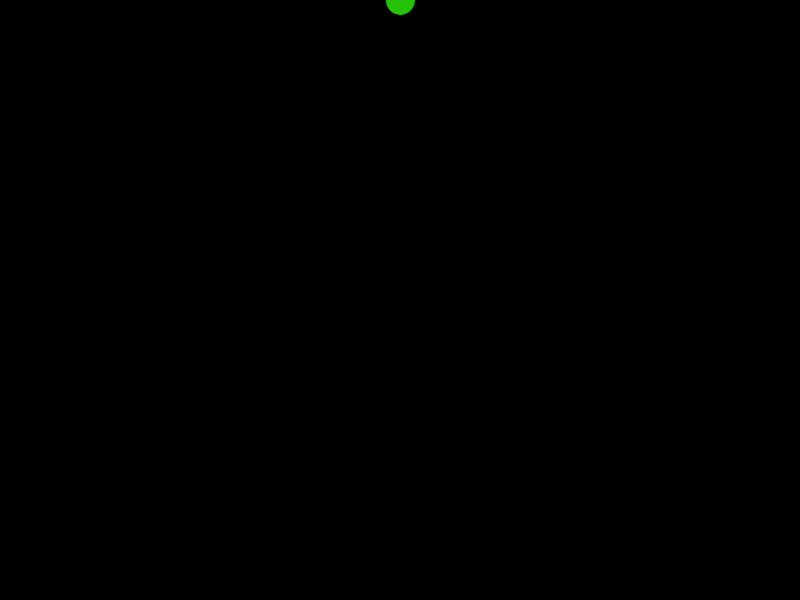
Frame 1 (no input)
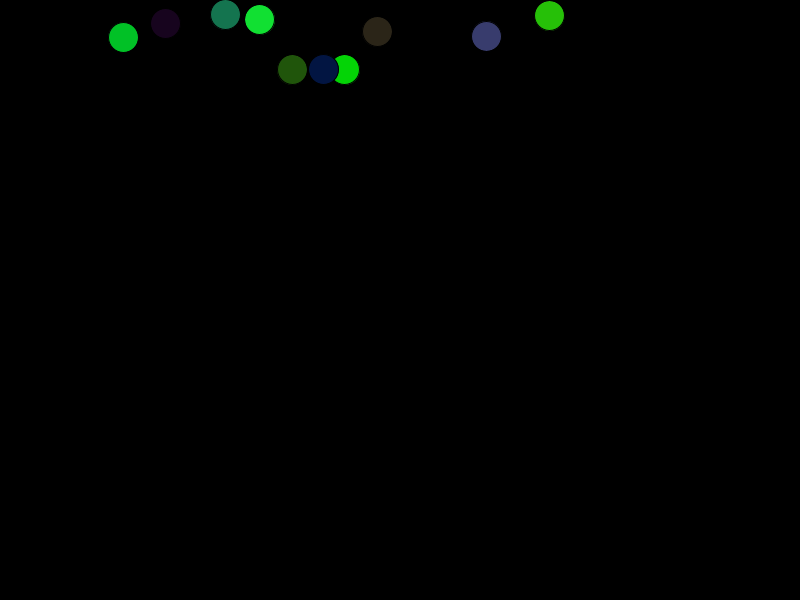
Frame 60 (the mouse pressed at the canvas centre just before this capture)
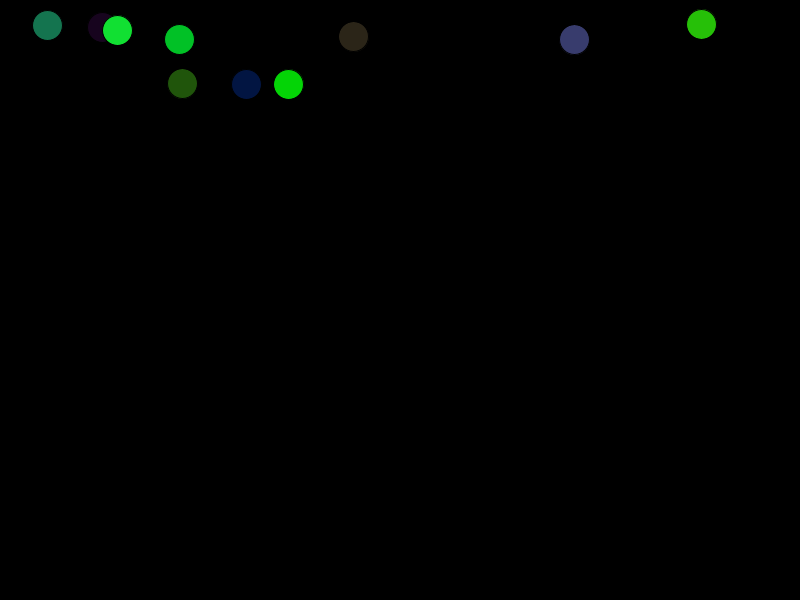
Frame 120 (the mouse held since frame 60 and released just before this capture)

The Processing sketch that drew these frames (run headless with seeded random() and noise(); from frame 60 on, the mouse is pressed at the canvas centre):

// Processing sketch: GravityBallCode
// ── GravityBallCode.pde
//declare variables
int num = 10;
float[] x = new float [num];
float[] y = new float [num];
float[] velX= new float [num];
float[] velY = new float [num];
float[] diam = new float [num];
float[] a = new float [num];
color[] c = new color [num];

void setup() {
  //set size of canvas
  size(800, 600);

  //initialize variables
  for(int i = 0; i < num; i++){
  x[i] = width/2;  
  y[i] = 0;
  diam[i] = 30;
  velX[i] = random(-5, 5);
  velY[i] = random(-5, 5);
  a[i] = .3;  //adds gravity 
  c[i]=color(random(59), random(255), random(128));
}
}

void draw() {
  //draw background to cover previous frame
  background(0);

  for( int j = 0; j< num; j++){
   fill(c[j]);
  ellipse(x[j], y[j], diam[j], diam[j]);

  //add velocity to position
  velY[j] += a[j];
  x[j] += velX[j];
  y[j] += velY[j];
  
  //bounce ball if it hits walls
  if (x[j] + diam[j]/2 >= width) {
    velX[j] = -abs(velX[j]);    //if the ball hits the right wall, assign x velocity the negative version of itself
  } else if (x[j] - diam[j]/2 <= 0) {
    velX[j] = abs(velX[j]);     //if the ball hits the left wall, assign x velocity the positive version of itself
  }
  if (y[j] + diam[j]/2 >= height) {
    velY[j] = -abs(velY[j]);
  } else if (y[j] - diam[j]/2 <= 0) {
    velY[j] = abs(velY[j]);
  } else {
    velY[j]++;
  }
  }
}
